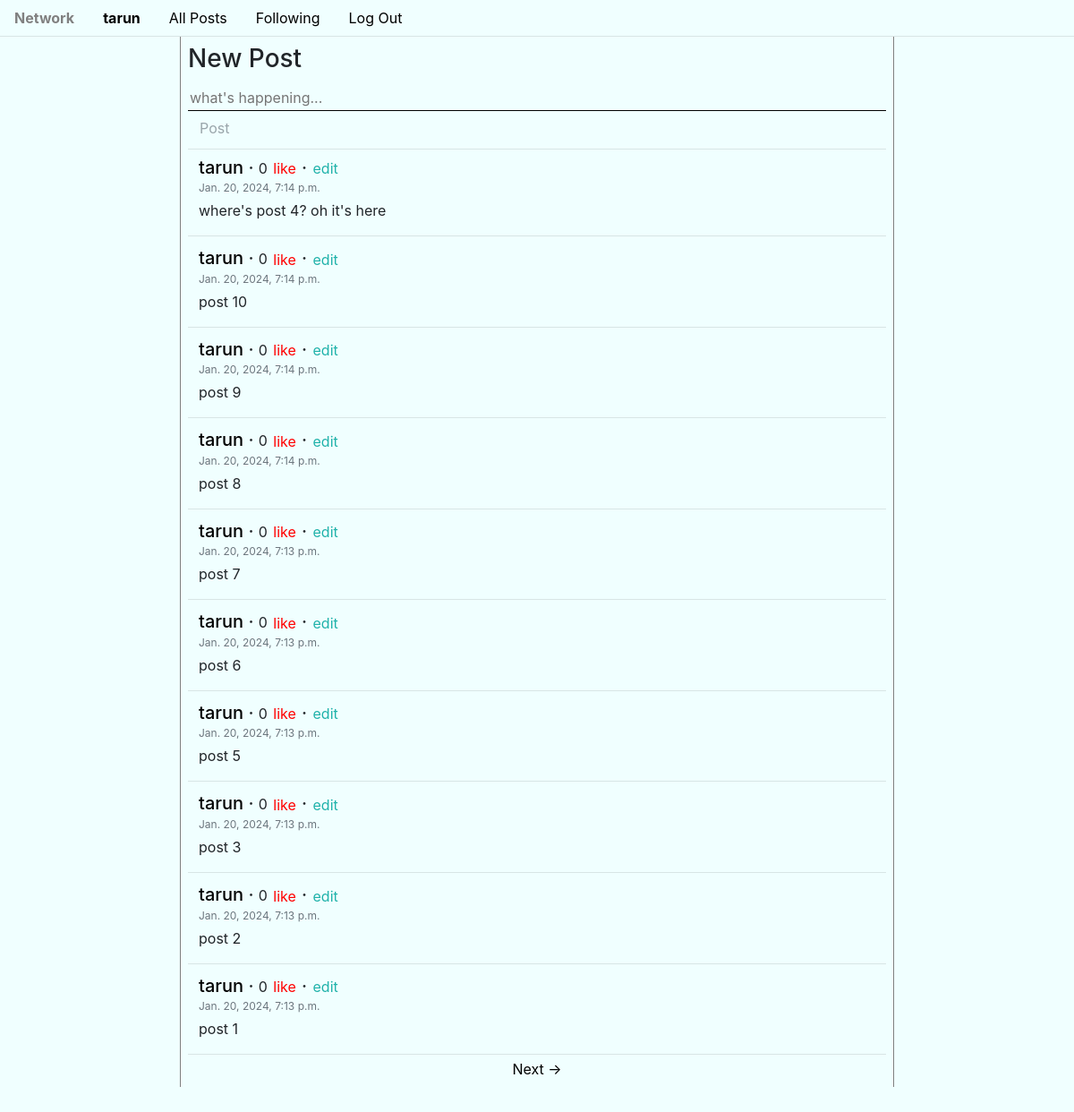
The app's page / (signed in) with its own data.
### network/models.py (models this page shows, shortened)
class User(AbstractUser):
    pass

class Post(models.Model):
    poster = models.ForeignKey(User, on_delete=models.CASCADE, related_name='writer')
    content = models.CharField(max_length=240)
    timestamp = models.DateTimeField(default=datetime.now)
    likes = models.ManyToManyField(User, related_name='liked')

### network/views.py (the view)
# urls.py: path("", views.index, name="index"),
def index(request):
    allpost = Post.objects.all().order_by('-timestamp')
    paginator = Paginator(allpost, paginateby)
    page_number = request.GET.get('page')
    page_obj = paginator.get_page(page_number)
    return render(request, "network/index.html", {
        'page_obj': page_obj
    })

### network/templates/network/index.html (shortened to what this page needs)
{% extends "network/layout.html" %}
{% load static %}
{% block body %}
<div class="container">
    <div class="row justify-content-md-center wholecontainer">
        <div class="mx-3 p-2 middleitem">
            {% if user.is_authenticated %}
                <div class="newpost">
                    <h3>New Post</h3>
                    <div class="my-1">
                        <form action="{% url 'newpost' %}" method="post" id="newpost-form" autocomplete="off">
                            <textarea class="my-0" name="newpost" id="newpost" rows="1" placeholder="what's happening..."></textarea>
                            <input disabled type="submit" value="Post" class="btn btn-link" id="newpostsubmitbutton">
                        </form>
                    </div>
                </div>
            {% endif %}
            <div class="allpost">
            {% for post in page_obj %}
                <div class="row postitem p-2 mx-1">
                    <h5 class="my-0">
                        <a href="{% url 'viewuser' user_id=post.poster.id %}">{{ post.poster }}</a>
                        &middot;
                        <small id="like-count-{{post.id}}">{{ post.likes.all.count }}</small>
                        {% if user.is_authenticated %}
                            {% if user in post.likes.all %}
                                <button class="btn btn-link p-0" id="like-{{post.id}}" onclick="togglelike('{{user.id}}','{{post.id}}')" style="color: orange;">nolike</button>
                            {% else %}
                                <button class="btn btn-link p-0" id="like-{{post.id}}" onclick="togglelike('{{user.id}}','{{post.id}}')" style="color: red;">like</button>
                            {% endif %}
                            {% if user == post.poster %}
                                &middot;
                                <button class="btn btn-link p-0" onclick="editpost('{{post.id}}')" id="edit-button-{{post.id}}" style="color: lightseagreen;">edit</button>
                            {% endif %}
                        {% endif %}
                    </h5>
                    <p class="text-muted m-0 p-0" style="font-size: 12px;">{{ post.timestamp }}</p>
                    <div class="my-1" id="contentdiv-{{post.id}}">
                        <p class="my-0" id="content-{{post.id}}">{{ post.content }}</p>
                    </div>
                </div>
                <hr class="my-1">
            {% endfor %}
            </div>
            <div class="row pagination justify-content-md-center mx-2">
                <span class="step-links">
                    {% if page_obj.has_next %}
                    <a href="?page={{ page_obj.next_page_number }}">Next &rightarrow;</a>
                    {% endif %}
                </span>
            </div>
        </div>
    </div>
</div>
{% endblock %}

### network/templates/network/layout.html (shortened to what this page needs)
{% load static %}
<!DOCTYPE html>
<html lang="en">
    <head>
        <link rel="stylesheet" href="https://stackpath.bootstrapcdn.com/bootstrap/4.4.1/css/bootstrap.min.css">
        <link href="{% static 'network/styles.css' %}" rel="stylesheet">
    </head>
    <body>
        <ul class="nav">
            <li class="nav-item">
                <a class="nav-link" href="{% url 'index' %}"><strong>Network</strong></a>
            </li>
            {% if user.is_authenticated %}
                <li class="nav-item">
                    <a class="nav-link" href="{% url 'viewuser' user_id=user.id %}"><strong>{{ user.username }}</strong></a>
                </li>
            {% endif %}
            <li class="nav-item">
            <a class="nav-link" href="{% url 'index' %}">All Posts</a>
            </li>
            {% if user.is_authenticated %}
                <li class="nav-item">
                    <a class="nav-link" href="{% url 'following' %}">Following</a>
                </li>
                <li class="nav-item">
                    <a class="nav-link" href="{% url 'logout' %}">Log Out</a>
                </li>
            {% endif %}
        </ul>
        <div class="body">
            {% block body %}
            {% endblock %}
        </div>
    </body>
</html>

### network/static/network/styles.css (style rules this page uses)
* { background-color: azure; }
.middleitem { border: none; border-left: 1px solid gray; border-right: 1px solid gray; width: 70%; margin-bottom: 20vh; }
.newpost { display: grid; justify-content: baseline; }
.allpost { display: block; }
textarea { display: block; width: 100%; margin: 10px 0px; resize: none; border: none; border-bottom: 1px solid black; white-space: pre-wrap; overflow: hidden; }
.postitem { display: block; }
a { color: black; }
.btn { color: black; }
.btn-link { color: black; }

### records on screen
User: username "tarun"
Post: poster "tarun", likes.all.count "0", timestamp "Jan. 20, 2024, 7:14 p.m.", content "where's post 4? oh it's here"
Post: poster "tarun", likes.all.count "0", timestamp "Jan. 20, 2024, 7:14 p.m.", content "post 10"
Post: poster "tarun", likes.all.count "0", timestamp "Jan. 20, 2024, 7:14 p.m.", content "post 9"
Post: poster "tarun", likes.all.count "0", timestamp "Jan. 20, 2024, 7:14 p.m.", content "post 8"
Post: poster "tarun", likes.all.count "0", timestamp "Jan. 20, 2024, 7:13 p.m.", content "post 7"
Post: poster "tarun", likes.all.count "0", timestamp "Jan. 20, 2024, 7:13 p.m.", content "post 6"
Post: poster "tarun", likes.all.count "0", timestamp "Jan. 20, 2024, 7:13 p.m.", content "post 5"
Post: poster "tarun", likes.all.count "0", timestamp "Jan. 20, 2024, 7:13 p.m.", content "post 3"
Post: poster "tarun", likes.all.count "0", timestamp "Jan. 20, 2024, 7:13 p.m.", content "post 2"
Post: poster "tarun", likes.all.count "0", timestamp "Jan. 20, 2024, 7:13 p.m.", content "post 1"
